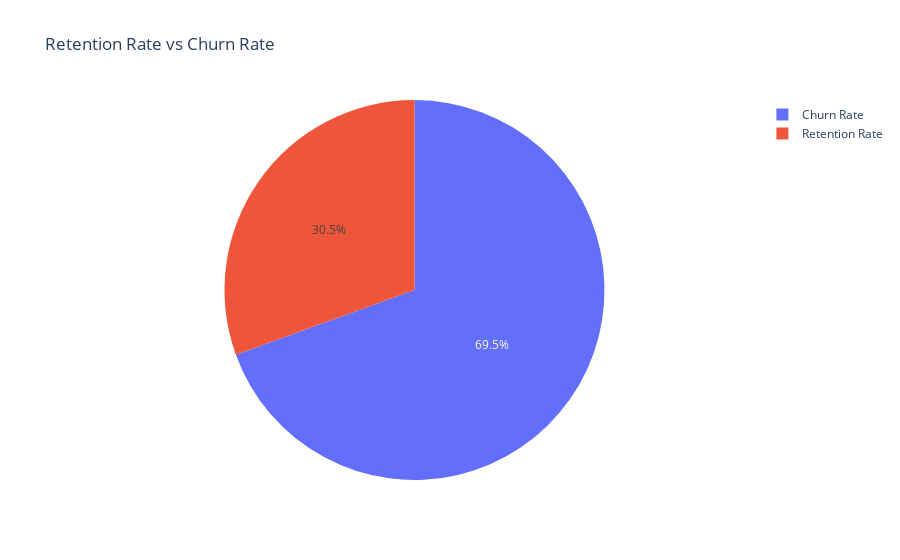

Write notebook code for a chart like this one.
### Code cell
# Calculate churn rate
churn_rate = 100 - retention_rate

# Create a Pie chart
labels = ['Retention Rate', 'Churn Rate']
values = [retention_rate, churn_rate]

fig = go.Figure(data=[go.Pie(labels=labels, values=values)])

# Update layout
fig.update_layout(title='Retention Rate vs Churn Rate')

fig.show()

### Figure 1 — Plotly figure (JSON) as saved in the notebook; plotly's stock layout.template omitted (floating-point values rounded to 4 significant figures)
{"data": [{"labels": ["Retention Rate", "Churn Rate"], "type": "pie", "values": [30.53, 69.47]}], "layout": {"title": {"text": "Retention Rate vs Churn Rate"}}}
